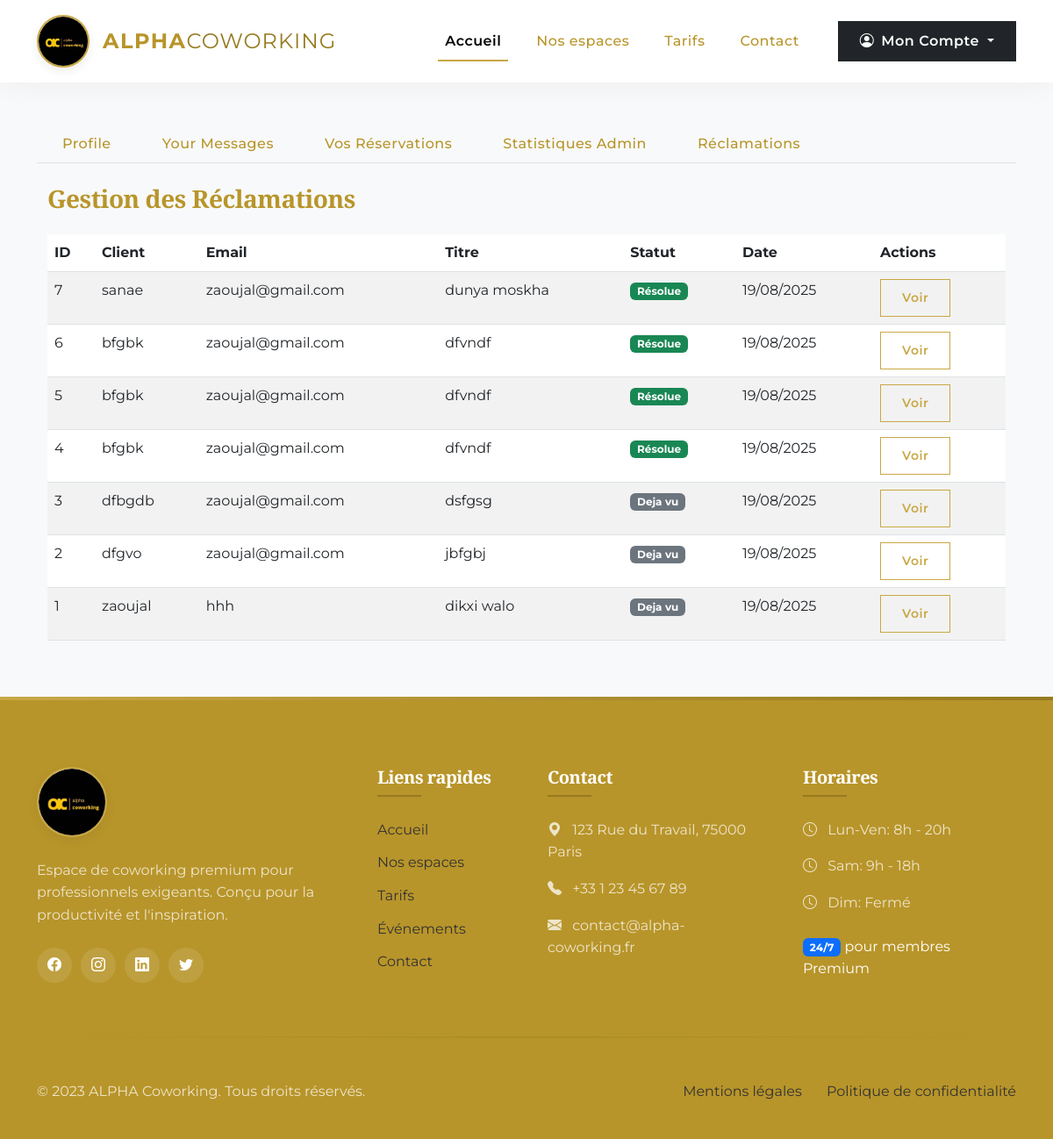
The app's page /dashboard/reclamations (signed in) with its own data.
### pythonic/models.py (models this page shows, shortened)
class Reclamation(db.Model):
    id = db.Column(db.Integer, primary_key=True)
    client_name = db.Column(db.String(100), nullable=True)
    client_email = db.Column(db.String(100), nullable=True)
    title = db.Column(db.String(100), nullable=False)
    description = db.Column(db.Text, nullable=False)
    status = db.Column(db.String(20), default='Nouvelle')
    created_at = db.Column(db.DateTime, default=datetime.utcnow)

### pythonic/reclamation/routes.py (the view)
@reclamation_bp.route('/dashboard/reclamations')
@login_required
def dashboard_reclamations():
    if current_user.email != 'zaoujalyoussef1@gmail.com':
        abort(403)  # Accès interdit
    reclamations = Reclamation.query.order_by(Reclamation.created_at.desc()).all()
    return render_template('dashboard_reclamations.html', reclamations=reclamations)

### pythonic/models.py (called while the page is built)
@login_manager.user_loader
def load_user(user_id):
    return User.query.get(int(user_id))

### pythonic/templates/dashboard_reclamations.html
{% extends "dashboard.html" %}
{% block reclamations %}
<div class="container my-4">
    <h3 class="mb-4">Gestion des Réclamations</h3>
    {% if reclamations %}
    <div class="table-responsive">
        <table class="table table-striped table-hover">
            <thead>
                <tr>
                    <th>ID</th>
                    <th>Client</th>
                    <th>Email</th>
                    <th>Titre</th>
                    <th>Statut</th>
                    <th>Date</th>
                    <th>Actions</th>
                </tr>
            </thead>
            <tbody>
                {% for reclamation in reclamations %}
                <tr>
                    <td>{{ reclamation.id }}</td>
                    <td>{{ reclamation.client_name }}</td>
                    <td>{{ reclamation.client_email }}</td>
                    <td>{{ reclamation.title }}</td>
                    <td>
                        {% if reclamation.status == 'Nouvelle' %}
                            <span class="badge bg-danger">{{ reclamation.status }}</span>
                        {% elif reclamation.status == 'Résolue' %}
                            <span class="badge bg-success">{{ reclamation.status }}</span>
                        {% else %}
                            <span class="badge bg-secondary">{{ reclamation.status }}</span>
                        {% endif %}
                    </td>
                    <td>{{ reclamation.created_at.strftime('%d/%m/%Y') }}</td>
                    <td>
                        <a href="{{ url_for('reclamation_bp.reclamation_detail', reclamation_id=reclamation.id) }}" class="btn btn-sm btn-outline-primary">
                            Voir
                        </a>
                    </td>
                </tr>
                {% endfor %}
            </tbody>
        </table>
    </div>
    {% else %}
    <div class="alert alert-info">Aucune réclamation pour le moment.</div>
    {% endif %}
</div>
{% endblock reclamations %}

### pythonic/templates/layout.html (style rules this page uses)
:root { --marron-fonce: #B8952A; --marron-dore: #C8A845; --marron-clair: #967A1F; --beige: #333333; --beige-clair: #F8F9FA; --blanc: #FFFFFF; --noir: #212121; --transition: all 0.4s cubic-bezier(0.645, 0.045, 0.355, 1); }
body { font-family: 'Montserrat', sans-serif; background-color: var(--beige-clair); color: var(--noir); overflow-x: hidden; line-height: 1.6; }
h1, h2, h3, h4, h5, .display-1, .display-2, .display-3 { font-family: 'Playfair Display', serif; font-weight: 600; color: var(--marron-fonce); letter-spacing: -0.5px; }
.btn { padding: 10px 24px; font-weight: 600; letter-spacing: 0.5px; border-radius: 0; transition: var(--transition); position: relative; overflow: hidden; }
.btn-outline-primary { color: var(--marron-dore); border-color: var(--marron-dore); background-color: transparent; }

### records on screen
Reclamation: id "7", client_name "sanae", client_email "zaoujal@gmail.com", title "dunya moskha", status "Résolue", created_at "19/08/2025"
Reclamation: id "6", client_name "bfgbk", client_email "zaoujal@gmail.com", title "dfvndf", status "Résolue", created_at "19/08/2025"
Reclamation: id "5", client_name "bfgbk", client_email "zaoujal@gmail.com", title "dfvndf", status "Résolue", created_at "19/08/2025"
Reclamation: id "4", client_name "bfgbk", client_email "zaoujal@gmail.com", title "dfvndf", status "Résolue", created_at "19/08/2025"
Reclamation: id "3", client_name "dfbgdb", client_email "zaoujal@gmail.com", title "dsfgsg", status "Deja vu", created_at "19/08/2025"
Reclamation: id "2", client_name "dfgvo", client_email "zaoujal@gmail.com", title "jbfgbj", status "Deja vu", created_at "19/08/2025"
Reclamation: id "1", client_name "zaoujal", client_email "hhh", title "dikxi walo", status "Deja vu", created_at "19/08/2025"
